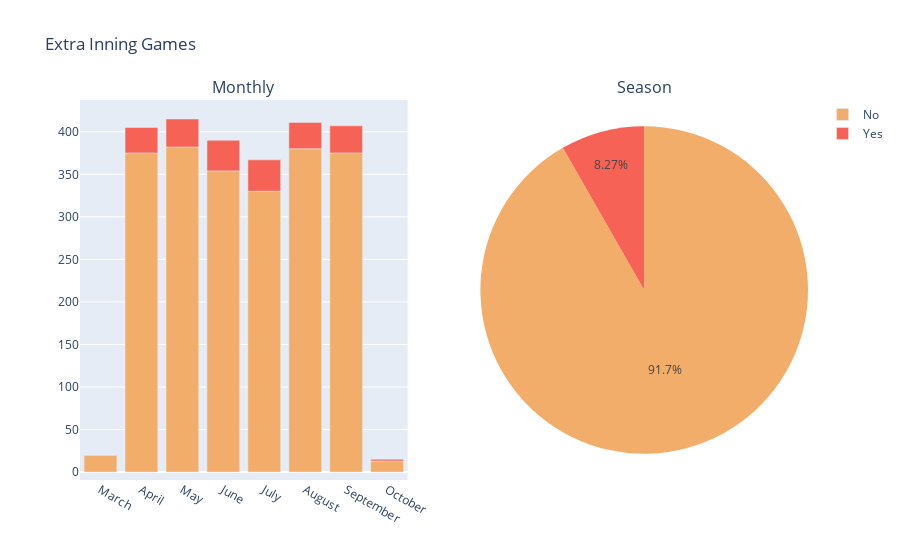

The notebook cell this image was saved under:
### Markdown cell above
<h5>EXTRA INNING GAMES</h5>

### Code cell
extra_inning_monthly_games = (season_up_to_date_DF[['game_date','extra_inning']].groupby('extra_inning').value_counts()//2).reset_index().sort_values('game_date')
extra_inning_monthly_games['Month'] = extra_inning_monthly_games['game_date'].apply(lambda x: x.month_name())
extra_inning_monthly_games.Month = pd.Categorical(extra_inning_monthly_games.Month, categories = ['March','April','May','June',
                                                                                                  'July','August','September','October'])
extra_inning_monthly_games = extra_inning_monthly_games.groupby(['extra_inning','Month'])['count'].sum().reset_index().sort_values(['Month'])
extra_inning_yes = extra_inning_monthly_games[extra_inning_monthly_games['extra_inning']=='Y']
extra_inning_no = extra_inning_monthly_games[extra_inning_monthly_games['extra_inning']=='N']

extra_inning_total_games = extra_inning_monthly_games.drop('Month',axis=1).groupby('extra_inning').sum().reset_index()

fig_2 = make_subplots(rows=1, 
                      cols=2,
                      specs=[[{'type': 'bar'}, {'type': 'pie'}]],
                      subplot_titles=['Monthly','Season'])

fig_2.add_trace(go.Bar(name='No',
                            x=extra_inning_no['Month'],
                            y=extra_inning_no['count'],
                            offsetgroup=0,
                            marker_color='rgb(243, 173, 106)',
                            legendgroup='1',
                            ),
                row=1,
                col=1)
fig_2.add_trace(go.Bar(name='Yes',
                            x=extra_inning_yes['Month'],
                            y=extra_inning_yes['count'],
                            offsetgroup=0,
                            marker_color='rgb(246, 99, 86)',
                            base=extra_inning_no['count'],
                            legendgroup='1'
                            ),
                row=1,
                col=1)
fig_2.add_trace(go.Pie(labels=extra_inning_total_games['extra_inning'].map({'N':'No','Y':'Yes'}),
                       values=extra_inning_total_games['count'],
                       marker_colors=['rgb(243, 173, 106)','rgb(246, 99, 86)'],
                       showlegend=False),      
                row=1,
                col=2)
    
"""
fig_2_2 = go.Figure(px.pie(extra_inning_total_games,
                           values='count',
                           names=extra_inning_total_games['extra_inning'].map({'N':'No','Y':'Yes'}),
                           title='Season Extra Inning games'))

fig_2 = make_subplots(rows=1, cols=2)
fig_2.add_trace(
    fig_2_1,
    row=1, col=1
)
"""
fig_2.update_layout(title_text='Extra Inning Games')
pio.write_html(fig_2,path+'/../img_plots/fig_2.html',auto_open=True)
fig_2.show()

### Figure 1 — Plotly figure (JSON) as saved in the notebook; plotly's stock layout.template omitted (floating-point values rounded to 4 significant figures)
{"data": [{"legendgroup": "1", "marker": {"color": "rgb(243, 173, 106)"}, "name": "No", "offsetgroup": "0", "type": "bar", "x": ["March", "April", "May", "June", "July", "August", "September", "October"], "xaxis": "x", "y": [20, 375, 382, 354, 330, 380, 375, 13], "yaxis": "y"}, {"base": [20, 375, 382, 354, 330, 380, 375, 13], "legendgroup": "1", "marker": {"color": "rgb(246, 99, 86)"}, "name": "Yes", "offsetgroup": "0", "type": "bar", "x": ["March", "April", "May", "June", "July", "August", "September", "October"], "xaxis": "x", "y": [0, 30, 33, 36, 37, 31, 32, 2], "yaxis": "y"}, {"domain": {"x": [0.55, 1], "y": [0, 1]}, "labels": ["No", "Yes"], "marker": {"colors": ["rgb(243, 173, 106)", "rgb(246, 99, 86)"]}, "showlegend": false, "type": "pie", "values": [2229, 201]}], "layout": {"annotations": [{"font": {"size": 16}, "showarrow": false, "text": "Monthly", "x": 0.225, "xanchor": "center", "xref": "paper", "y": 1, "yanchor": "bottom", "yref": "paper"}, {"font": {"size": 16}, "showarrow": false, "text": "Season", "x": 0.775, "xanchor": "center", "xref": "paper", "y": 1, "yanchor": "bottom", "yref": "paper"}], "title": {"text": "Extra Inning Games"}, "xaxis": {"anchor": "y", "domain": [0, 0.45]}, "yaxis": {"anchor": "x", "domain": [0, 1]}}}
